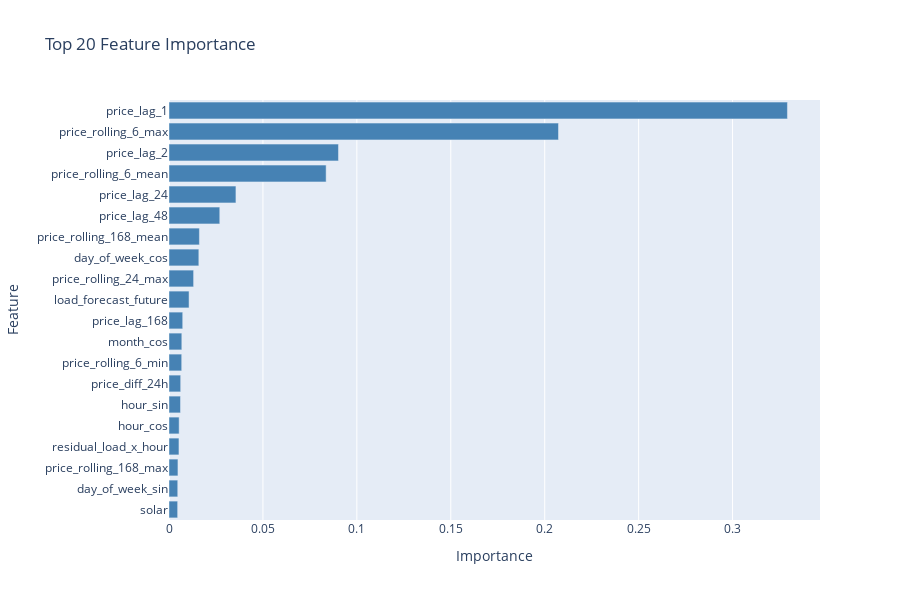

Source (notebook cell):
### Code cell
# Plot feature importance
fig = go.Figure()

fig.add_trace(go.Bar(
    x=feature_importance['importance'].values,
    y=feature_importance['feature'].values,
    orientation='h',
    marker=dict(color='steelblue')
))

fig.update_layout(
    title='Top 20 Feature Importance',
    xaxis_title='Importance',
    yaxis_title='Feature',
    height=600,
    yaxis=dict(autorange='reversed')  # Highest importance at top
)

fig.show()

### Figure 1 — Plotly figure (JSON) as saved in the notebook; plotly's stock layout.template omitted (floating-point values rounded to 4 significant figures)
{"data": [{"marker": {"color": "steelblue"}, "orientation": "h", "type": "bar", "x": [0.3292, 0.2073, 0.09021, 0.08365, 0.03563, 0.02703, 0.01618, 0.01588, 0.01309, 0.01067, 0.007301, 0.006823, 0.00676, 0.006218, 0.006128, 0.005402, 0.005304, 0.004765, 0.004658, 0.004607], "y": ["price_lag_1", "price_rolling_6_max", "price_lag_2", "price_rolling_6_mean", "price_lag_24", "price_lag_48", "price_rolling_168_mean", "day_of_week_cos", "price_rolling_24_max", "load_forecast_future", "price_lag_168", "month_cos", "price_rolling_6_min", "price_diff_24h", "hour_sin", "hour_cos", "residual_load_x_hour", "price_rolling_168_max", "day_of_week_sin", "solar"]}], "layout": {"height": 600, "title": {"text": "Top 20 Feature Importance"}, "xaxis": {"title": {"text": "Importance"}}, "yaxis": {"autorange": "reversed", "title": {"text": "Feature"}}}}
